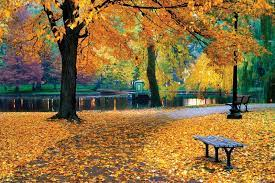
#> input picture autumn.jfif, 275 x 183 px, given in place of the camera
$ python camera.py
#> lines starting #> are read from the running program, lines starting #| are printed output that depends on the picture; after the words box and inside, x2 and y2 are one past the last pixel; in counts of white or black regions, pixels touching at a corner belong together
# Code references:
# http://www.learningaboutelectronics.com/Articles/How-to-find-the-largest-or-smallest-object-in-an-image-Python-OpenCV.php

import numpy as np
import cv2 as cv
from matplotlib import pyplot as plt

cap = cv.VideoCapture(0)

while(True):
    # Capture frame-by-frame
    ret, frame = cap.read()
#> frame is the input picture: shape (183, 275, 3); mean B, G, R 61.4, 111.1, 141.2

    # Convert BGR to HSV
    hsv = cv.cvtColor(frame, cv.COLOR_BGR2HSV)
#> hsv: shape (183, 275, 3); mean H, S, V 35.4, 158.4, 149
    # define range of green color in HSV
    lower_green_hsv = np.array([25,75,75])
    upper_green_hsv = np.array([70,255,255])
    # define range of green color in BGR
    lower_green_bgr = np.array([50,180,60])
    upper_green_bgr = np.array([170,255,180])
    # define range of green color in HSV for Color Picker. Test Color = HSV(65,153,200)
    lower_green_cp = np.array([40,100,90])
    upper_green_cp = np.array([90,255,255])

    # Threshold the HSV image to get only green colors
    mask_hsv = cv.inRange(hsv, lower_green_hsv, upper_green_hsv)
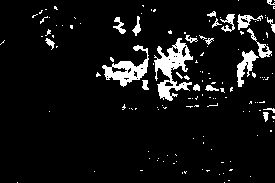
#> mask_hsv: shape (183, 275); 7.3% white; 140 white regions (120 under 20 px), largest, box (x1, y1, x2, y2) and area: (154, 38, 193, 101) 1058, (102, 45, 149, 87) 712, (237, 50, 259, 87) 333
    # Threshold the BGR image to get only green colors
    mask_bgr = cv.inRange(frame, lower_green_bgr, upper_green_bgr)
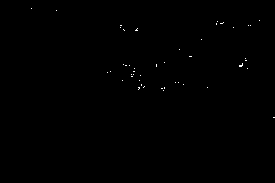
#> mask_bgr: shape (183, 275); 0.16% white in thin lines or dots, all inside (x1, y1, x2, y2) = (31, 8, 275, 118)
    # Threshold the HSV image to get only green colors for Color Picker
    mask_cp = cv.inRange(hsv, lower_green_cp, upper_green_cp)
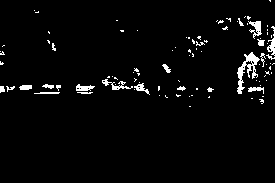
#> mask_cp: shape (183, 275); 3.3% white; 96 white regions (75 under 20 px)

    # Bitwise-AND mask and original image HSV
    res_hsv = cv.bitwise_and(frame,frame, mask= mask_hsv)
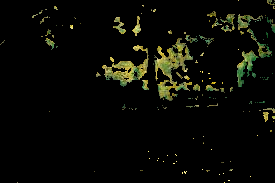
#> res_hsv: shape (183, 275, 3); mean B, G, R 5, 10, 9.3
    res_bgr = cv.bitwise_and(frame,frame, mask= mask_bgr)
    res_cp = cv.bitwise_and(frame,frame, mask= mask_cp)
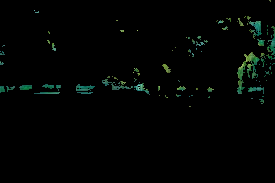
#> res_cp: shape (183, 275, 3); mean B, G, R 2.6, 3.8, 1.8

    gray_hsv = cv.cvtColor(frame, cv.COLOR_BGR2GRAY)
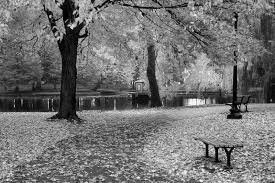
#> gray_hsv: shape (183, 275); min 0, max 252, mean 114.4
    gray_bgr = cv.cvtColor(frame, cv.COLOR_BGR2GRAY)
    gray_cp = cv.cvtColor(frame, cv.COLOR_BGR2GRAY)

    k = cv.waitKey(5) & 0xFF
#> (key q is pressed here)
    if k == 27:
        break


    ret_hsv,thresh_hsv = cv.threshold(mask_hsv,127,255,0)
    ret_bgr,thresh_bgr = cv.threshold(mask_bgr,127,255,0)
    ret_cp,thresh_cp = cv.threshold(mask_cp,127,255,0)

    contours_hsv,hierarchy_hsv = cv.findContours(thresh_hsv,cv.RETR_TREE, cv.CHAIN_APPROX_SIMPLE)
#> contours_hsv = 181 contours, 157 with area under 20; largest, box (x1, y1, x2, y2) and area: (154, 38, 193, 101) 974, (102, 45, 149, 87) 702, (237, 50, 259, 87) 276, (247, 28, 272, 58) 152, (237, 14, 263, 30) 137
    contours_bgr,hierarchy_bgr = cv.findContours(thresh_bgr,cv.RETR_TREE, cv.CHAIN_APPROX_SIMPLE)
#> contours_bgr = 46 contours, all with area under 20
    contours_cp,hierarchy_cp = cv.findContours(thresh_cp,cv.RETR_TREE, cv.CHAIN_APPROX_SIMPLE)
#> contours_cp = 119 contours, 107 with area under 20; largest, box (x1, y1, x2, y2) and area: (237, 52, 260, 94) 273, (248, 21, 262, 39) 88, (102, 79, 133, 90) 68, (267, 26, 275, 56) 68, (76, 84, 95, 91) 64

    if len(contours_hsv) > 0:
        contours_hsv = sorted(contours_hsv, key=cv.contourArea, reverse= True)
        #http://www.learningaboutelectronics.com/Articles/How-to-find-the-largest-or-smallest-object-in-an-image-Python-OpenCV.php
        cnt_hsv = contours_hsv[0]
#> cnt_hsv = contour of 217 points, box (x1, y1, x2, y2) (154, 38, 193, 101), area 974
        epsilon_hsv = 0.1*cv.arcLength(cnt_hsv,True)
#> epsilon_hsv = 39.26
        x,y,w,h = cv.boundingRect(cnt_hsv)
#> x = 154; y = 38; w = 39; h = 63
        rectangle = cv.rectangle(gray_hsv,(x,y),(x+w,y+h),(0,255,0),2)

    if len(contours_bgr) > 0:
        contours_bgr = sorted(contours_bgr, key=cv.contourArea, reverse= True)
        #http://www.learningaboutelectronics.com/Articles/How-to-find-the-largest-or-smallest-object-in-an-image-Python-OpenCV.php
        cnt_bgr = contours_bgr[0]
#> cnt_bgr = [[242, 63], [242, 64], [241, 65], [239, 65], [239, 66], [241, 66], [242, 65]]
        epsilon_bgr = 0.1*cv.arcLength(cnt_bgr,True)
#> epsilon_bgr = 1.08
        x,y,w,h = cv.boundingRect(cnt_bgr)
#> x = 239; y = 63; w = 4; h = 4
        rectangle = cv.rectangle(gray_bgr,(x,y),(x+w,y+h),(0,255,0),2)

    if len(contours_cp) > 0:
        contours_bgr = sorted(contours_cp, key=cv.contourArea, reverse= True)
#> contours_bgr has the same summary as contours_cp
        #http://www.learningaboutelectronics.com/Articles/How-to-find-the-largest-or-smallest-object-in-an-image-Python-OpenCV.php
        cnt_cp = contours_cp[0]
#> cnt_cp = [[189, 106], [190, 106]]
        epsilon_cp = 0.1*cv.arcLength(cnt_cp,True)
#> epsilon_cp = 0.2
        x,y,w,h = cv.boundingRect(cnt_cp)
#> x = 189; y = 106; w = 2; h = 1
        rectangle = cv.rectangle(gray_cp,(x,y),(x+w,y+h),(0,255,0),2)

    # Display the resulting frame
    cv.imshow('HSV Green Object Tracking',gray_hsv)
    cv.imshow('BGR Green Object Tracking',gray_bgr)
    cv.imshow('Narrow Threshold Range for Color Picker Tracking',gray_cp)
    if cv.waitKey(1) & 0xFF == ord('q'):
#> (key q is pressed here)
        break

# When everything done, release the capture
cap.release()
cv.destroyAllWindows()
